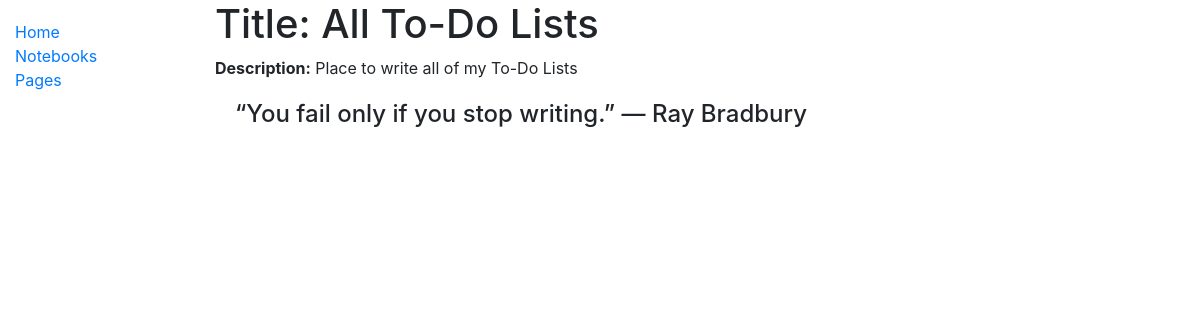
/notebooks/notebook/1, run on an earlier commit of the app's database.
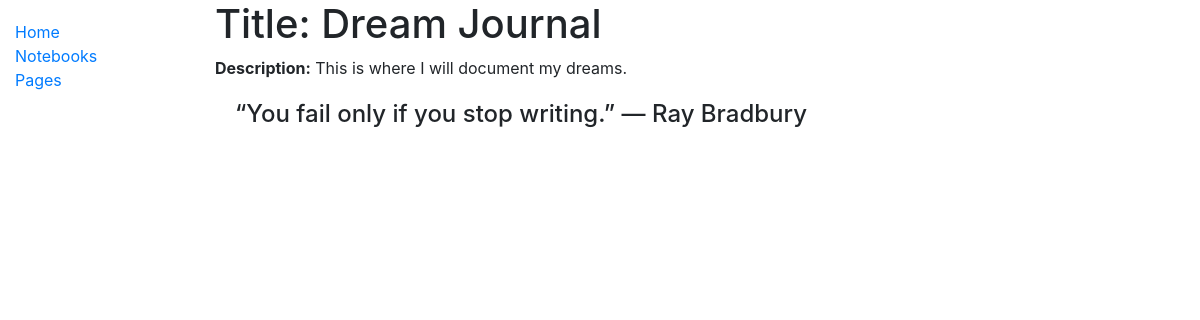
And on a later commit of the database.
### notebooks/models.py (models this page shows, shortened)
class Notebk(models.Model):
    title = models.CharField(max_length=200, help_text='Enter the title of this notebook')
    description = models.CharField(max_length=800, help_text='Enter a brief description of this notebook')
    login = models.ForeignKey('Login', on_delete=models.SET_NULL, null=True)

### notebooks/views.py (the view)
# urls.py: path('notebook/<int:pk>', views.NotebkDetailView.as_view(), name='notebook-detail'),
class NotebkDetailView(generic.DetailView):
    model = Notebk

### notebooks/templates/notebooks/notebk_detail.html (shortened to what this page needs)
{% extends "base_generic.html" %}
{% block content %}
  <h1>Title: {{ notebk.title }}</h1>
  <p><strong>Description:</strong> {{ notebk.description }}</p>
  <div style="margin-left:20px;margin-top:20px">
    <h4>“You fail only if you stop writing.” ― Ray Bradbury</h4>
  </div>
{% endblock %}

What changed in the data, as far as the page shows it:
changed Notebk: title "All To-Do Lists" → "Dream Journal"; description "Place to write all of my To-Do Lists" → "This is where I will document my dreams."
